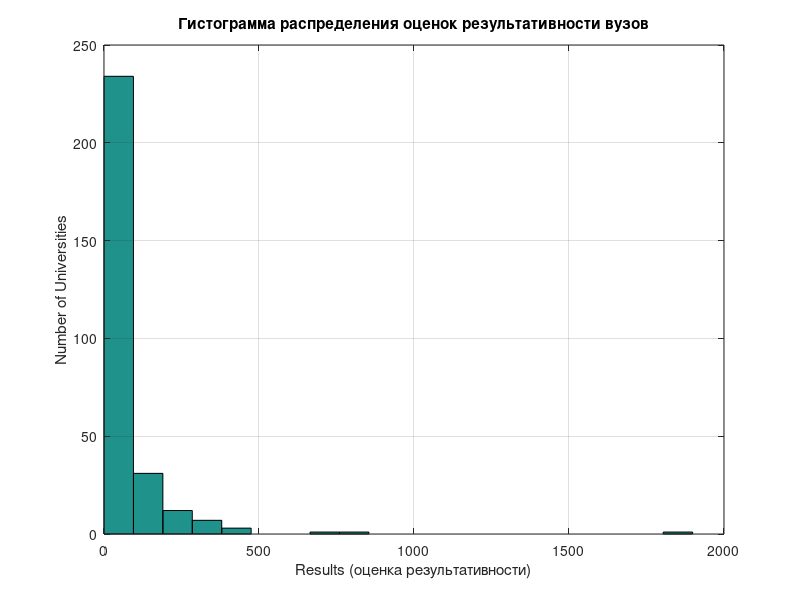

Here is the MATLAB script that generated this plot:
% prog_Strakhova.m
% Тема 2. Метод главных компонент (анализ данных вузов)
% Страховая Виктория, группа А-03-22
% Выполнен по аналогии с работой Ауловой А.В.

clear all;
close all;
clc;

disp("=========================================");
disp("Тема 2. Метод главных компонент");
disp("Страховая Виктория, группа А-03-22");
disp("=========================================");

% 1. Загрузка данных из файла
XX = load('dan_vuz.txt');
disp("Размер матрицы XX:");
size(XX)

% 2. Выделение показателей результативности (столбцы 3-13)
X = XX(:, 3:13);
disp("Матрица X (показатели результативности, 11 признаков):");
disp("Размер X:");
size(X)

% 3. Матрица корреляций
R = corr(X);
disp("Матрица корреляций R:");
R

% 4. Метод главных компонент (собственные значения и векторы)
[vect, lambda] = eig(X' * X);
disp("Собственные векторы (vect):");
vect
disp("Собственные значения (lambda):");
lambda

% 5. Выделение собственных значений в вектор
Sobst = diag(lambda);
disp("Собственные значения (в порядке возрастания):");
Sobst

% 6. Вывод собственных значений
fprintf('\n=== СОБСТВЕННЫЕ ЗНАЧЕНИЯ ===\n');
fprintf('Eigenvalues:\n');
for i = 1:length(Sobst)
    fprintf(' %f\n', Sobst(i));
end
fprintf('\n');

% 7. Наибольшее собственное значение и соответствующий вектор
SobMax = Sobst(end);
GlComp = vect(:, end);
fprintf('Наибольшее собственное значение: %f\n', SobMax);
disp("Главная компонента (собственный вектор):");
GlComp

% 8. Доля информации, объясняемая главной компонентой
Delt = 100 * SobMax / sum(Sobst);
fprintf('\n=== ДОЛЯ ИНФОРМАЦИИ ===\n');
fprintf('Delta = %.2f%%\n', Delt);
fprintf('Delta (округленно) = %d%%\n', round(Delt));

% 9. Оценки результативности (главная компонента)
Res = X * GlComp;
disp("Оценки результативности (Res):");
Res

% 10. Вывод результатов с номерами вузов (первый столбец)
fprintf('\n=== РЕЗУЛЬТАТЫ (номер вуза - оценка) ===\n');
fprintf('Results:\n');
for i = 1:length(Res)
    fprintf('%d  %f\n', XX(i, 1), Res(i));
end

% 11. Сохранение результатов в бинарный файл
save res_Strakhova.mat Res -mat;
disp("Результаты сохранены в файл res_Strakhova.mat");

% 12. Построение гистограммы
figure(1);
hist(Res, 20);
xlabel('Results (оценка результативности)');
ylabel('Number of Universities');
title('Гистограмма распределения оценок результативности вузов');
grid on;

% 13. Сохранение гистограммы
saveas(gcf, 'Hist_Strakhova.jpg', 'jpg');
disp("Гистограмма сохранена в файл Hist_Strakhova.jpg");

% 14. Корреляция результативности с финансированием (столбец 2)
CorFin = corr(Res, XX(:, 2));
fprintf('\n=== КОРРЕЛЯЦИЯ ===\n');
fprintf('Correlation of Results and Money = %f\n', CorFin);

disp("=========================================");
disp("Работа выполнена");
disp("=========================================");
